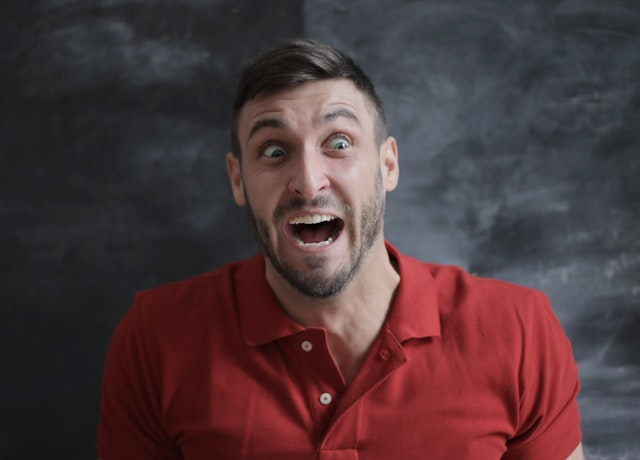
#> input picture image1.jpg, 640 x 460 px
$ jupyter execute --allow-errors Emotion_Detection.ipynb   (shell and % lines are left out)
#> lines starting #> are read from the running program, lines starting #| are printed output that depends on the picture; pictures that were not available may be replaced by others from this repository, and a replacement may not be noted
[cell 1]
%cd emotion_recognition

[cell 2]
import numpy as np
from google.colab.patches import cv2_imshow
import argparse
import matplotlib.pyplot as plt
import cv2
from tensorflow.keras.models import Sequential
from tensorflow.keras.layers import Dense, Dropout, Flatten
from tensorflow.keras.layers import Conv2D
from tensorflow.keras.optimizers import Adam
from tensorflow.keras.layers import MaxPooling2D
from tensorflow.keras.preprocessing.image import ImageDataGenerator
import os
os.environ['TF_CPP_MIN_LOG_LEVEL'] = '2'

mode = "display"

# Create the model
#> (the rest of this cell did not finish here and is left out)

[cell 3]
input = cv2.imread("image1.jpg")
#> input is the input picture: shape (460, 640, 3); mean B, G, R 59.1, 56.2, 77.5
#> (the rest of this cell did not finish here and is left out)

[cell 4]
input = cv2.imread("elon.jpg")
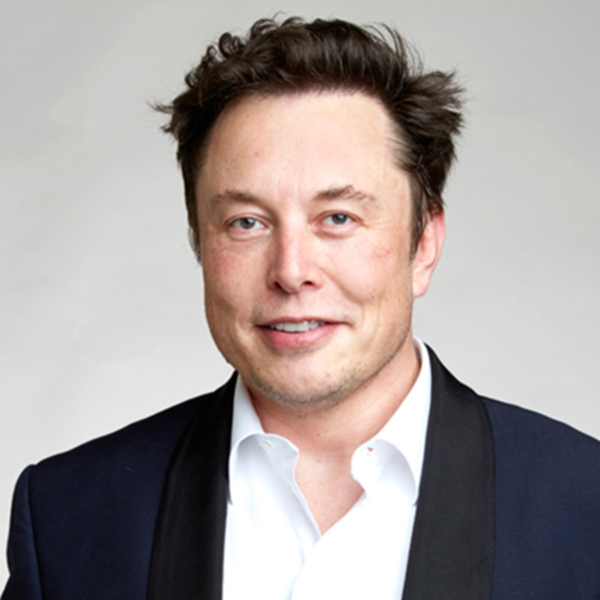
#> input picture elon.jpg, 1200 x 1200 px (shown at 1/2 size)
#> input is the input picture: shape (1200, 1200, 3); mean B, G, R 153.6, 155.6, 164.2
#> (the rest of this cell did not finish here and is left out)

[cell 5]
input = cv2.imread("sad.jpg")
#> (the rest of this cell did not finish here and is left out)

[cell 6]
input = cv2.imread("jason.jpg")
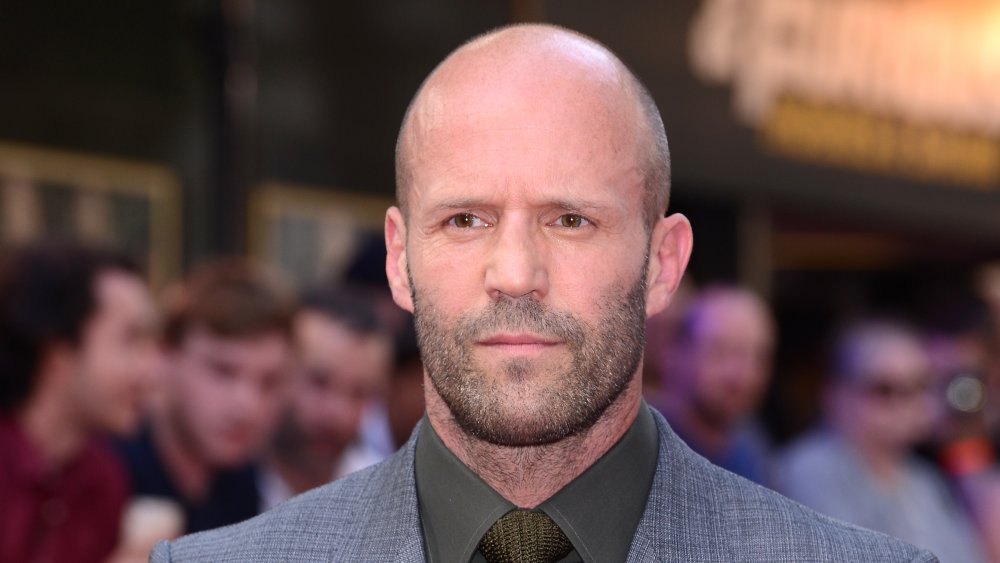
#> input picture jason.jpg, 1000 x 563 px
#> input is the input picture: shape (563, 1000, 3); mean B, G, R 78.7, 78.7, 105.5
#> (the rest of this cell did not finish here and is left out)

[cell 7]
input = cv2.imread("image2.jpg")
#> (the rest of this cell did not finish here and is left out)

[cell 8]
import cv2
cap = cv2.VideoCapture('video.mp4')
ret, frame = cap.read()
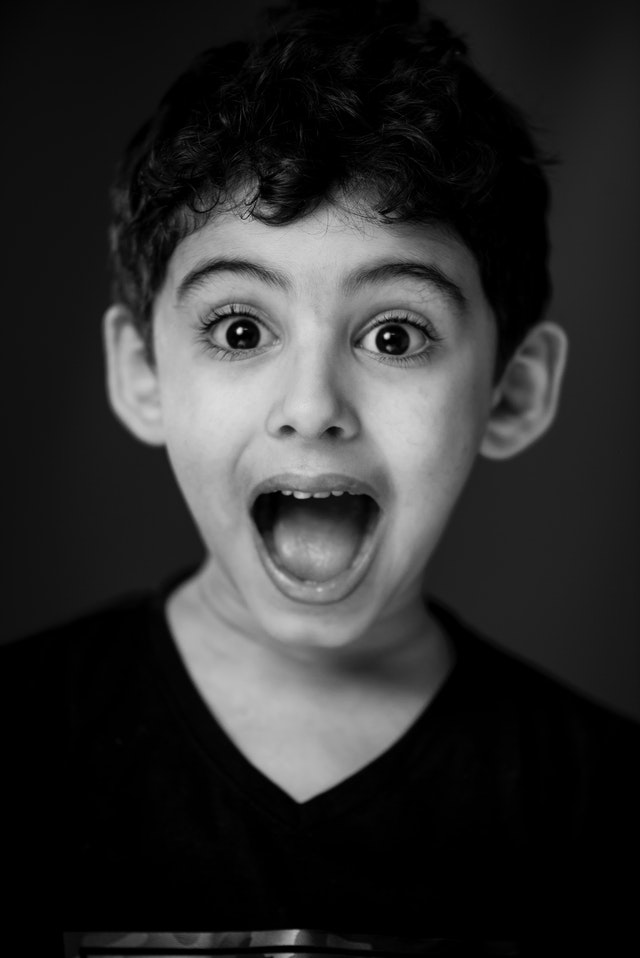
#> input picture image3.jpg, 640 x 958 px, given in place of video.mp4, which was not available
#> frame is the input picture: shape (958, 640, 3); min 0, max 230, mean 45.9
frame_height, frame_width, _ = frame.shape
#> frame_height = 958; frame_width = 640
out = cv2.VideoWriter('output.avi',cv2.VideoWriter_fourcc('M','J','P','G'), 10, (frame_width,frame_height))
print("Processing Video...")
#> (the rest of this cell did not finish here and is left out)
